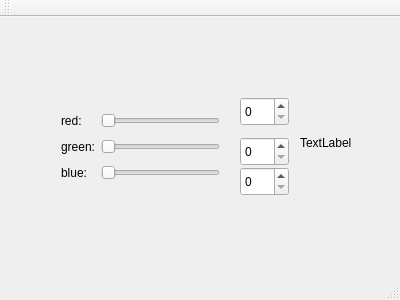
<?xml version="1.0" encoding="UTF-8"?>
<ui version="4.0">
 <class>MainWindow</class>
 <widget class="QMainWindow" name="MainWindow">
  <property name="geometry">
   <rect>
    <x>0</x>
    <y>0</y>
    <width>400</width>
    <height>300</height>
   </rect>
  </property>
  <property name="windowTitle">
   <string>MainWindow</string>
  </property>
  <widget class="QWidget" name="centralWidget">
   <widget class="QWidget" name="gridLayoutWidget">
    <property name="geometry">
     <rect>
      <x>50</x>
      <y>80</y>
      <width>181</width>
      <height>101</height>
     </rect>
    </property>
    <layout class="QGridLayout" name="gridLayout">
     <item row="1" column="1">
      <widget class="QSlider" name="horizontalSliderRed">
       <property name="orientation">
        <enum>Qt::Horizontal</enum>
       </property>
      </widget>
     </item>
     <item row="3" column="0">
      <widget class="QLabel" name="labelBlue">
       <property name="text">
        <string>blue:</string>
       </property>
      </widget>
     </item>
     <item row="1" column="0">
      <widget class="QLabel" name="labelRed">
       <property name="text">
        <string>red:</string>
       </property>
      </widget>
     </item>
     <item row="3" column="1">
      <widget class="QSlider" name="horizontalSliderBlue">
       <property name="orientation">
        <enum>Qt::Horizontal</enum>
       </property>
      </widget>
     </item>
     <item row="2" column="1">
      <widget class="QSlider" name="horizontalSliderGreen">
       <property name="orientation">
        <enum>Qt::Horizontal</enum>
       </property>
      </widget>
     </item>
     <item row="2" column="0">
      <widget class="QLabel" name="labelGreen">
       <property name="text">
        <string>green:</string>
       </property>
      </widget>
     </item>
    </layout>
   </widget>
   <widget class="QLabel" name="colorLabel">
    <property name="geometry">
     <rect>
      <x>300</x>
      <y>100</y>
      <width>62</width>
      <height>51</height>
     </rect>
    </property>
    <property name="text">
     <string>TextLabel</string>
    </property>
   </widget>
   <widget class="QSpinBox" name="spinBoxRed">
    <property name="geometry">
     <rect>
      <x>240</x>
      <y>80</y>
      <width>49</width>
      <height>29</height>
     </rect>
    </property>
   </widget>
   <widget class="QSpinBox" name="spinBoxGreen">
    <property name="geometry">
     <rect>
      <x>240</x>
      <y>120</y>
      <width>49</width>
      <height>29</height>
     </rect>
    </property>
   </widget>
   <widget class="QSpinBox" name="spinBoxBlue">
    <property name="geometry">
     <rect>
      <x>240</x>
      <y>150</y>
      <width>49</width>
      <height>29</height>
     </rect>
    </property>
   </widget>
  </widget>
  <widget class="QMenuBar" name="menuBar">
   <property name="geometry">
    <rect>
     <x>0</x>
     <y>0</y>
     <width>400</width>
     <height>25</height>
    </rect>
   </property>
  </widget>
  <widget class="QToolBar" name="mainToolBar">
   <attribute name="toolBarArea">
    <enum>TopToolBarArea</enum>
   </attribute>
   <attribute name="toolBarBreak">
    <bool>false</bool>
   </attribute>
  </widget>
  <widget class="QStatusBar" name="statusBar"/>
 </widget>
 <layoutdefault spacing="6" margin="11"/>
 <resources/>
 <connections>
  <connection>
   <sender>spinBoxRed</sender>
   <signal>valueChanged(int)</signal>
   <receiver>horizontalSliderRed</receiver>
   <slot>setValue(int)</slot>
   <hints>
    <hint type="sourcelabel">
     <x>251</x>
     <y>144</y>
    </hint>
    <hint type="destinationlabel">
     <x>162</x>
     <y>133</y>
    </hint>
   </hints>
  </connection>
  <connection>
   <sender>spinBoxGreen</sender>
   <signal>valueChanged(int)</signal>
   <receiver>horizontalSliderGreen</receiver>
   <slot>setValue(int)</slot>
   <hints>
    <hint type="sourcelabel">
     <x>252</x>
     <y>178</y>
    </hint>
    <hint type="destinationlabel">
     <x>198</x>
     <y>172</y>
    </hint>
   </hints>
  </connection>
  <connection>
   <sender>spinBoxBlue</sender>
   <signal>valueChanged(int)</signal>
   <receiver>horizontalSliderBlue</receiver>
   <slot>setValue(int)</slot>
   <hints>
    <hint type="sourcelabel">
     <x>259</x>
     <y>204</y>
    </hint>
    <hint type="destinationlabel">
     <x>198</x>
     <y>199</y>
    </hint>
   </hints>
  </connection>
  <connection>
   <sender>horizontalSliderRed</sender>
   <signal>valueChanged(int)</signal>
   <receiver>spinBoxRed</receiver>
   <slot>setValue(int)</slot>
   <hints>
    <hint type="sourcelabel">
     <x>113</x>
     <y>138</y>
    </hint>
    <hint type="destinationlabel">
     <x>254</x>
     <y>138</y>
    </hint>
   </hints>
  </connection>
  <connection>
   <sender>horizontalSliderGreen</sender>
   <signal>valueChanged(int)</signal>
   <receiver>spinBoxGreen</receiver>
   <slot>setValue(int)</slot>
   <hints>
    <hint type="sourcelabel">
     <x>158</x>
     <y>174</y>
    </hint>
    <hint type="destinationlabel">
     <x>264</x>
     <y>176</y>
    </hint>
   </hints>
  </connection>
  <connection>
   <sender>horizontalSliderBlue</sender>
   <signal>valueChanged(int)</signal>
   <receiver>spinBoxBlue</receiver>
   <slot>setValue(int)</slot>
   <hints>
    <hint type="sourcelabel">
     <x>122</x>
     <y>204</y>
    </hint>
    <hint type="destinationlabel">
     <x>271</x>
     <y>214</y>
    </hint>
   </hints>
  </connection>
 </connections>
</ui>
